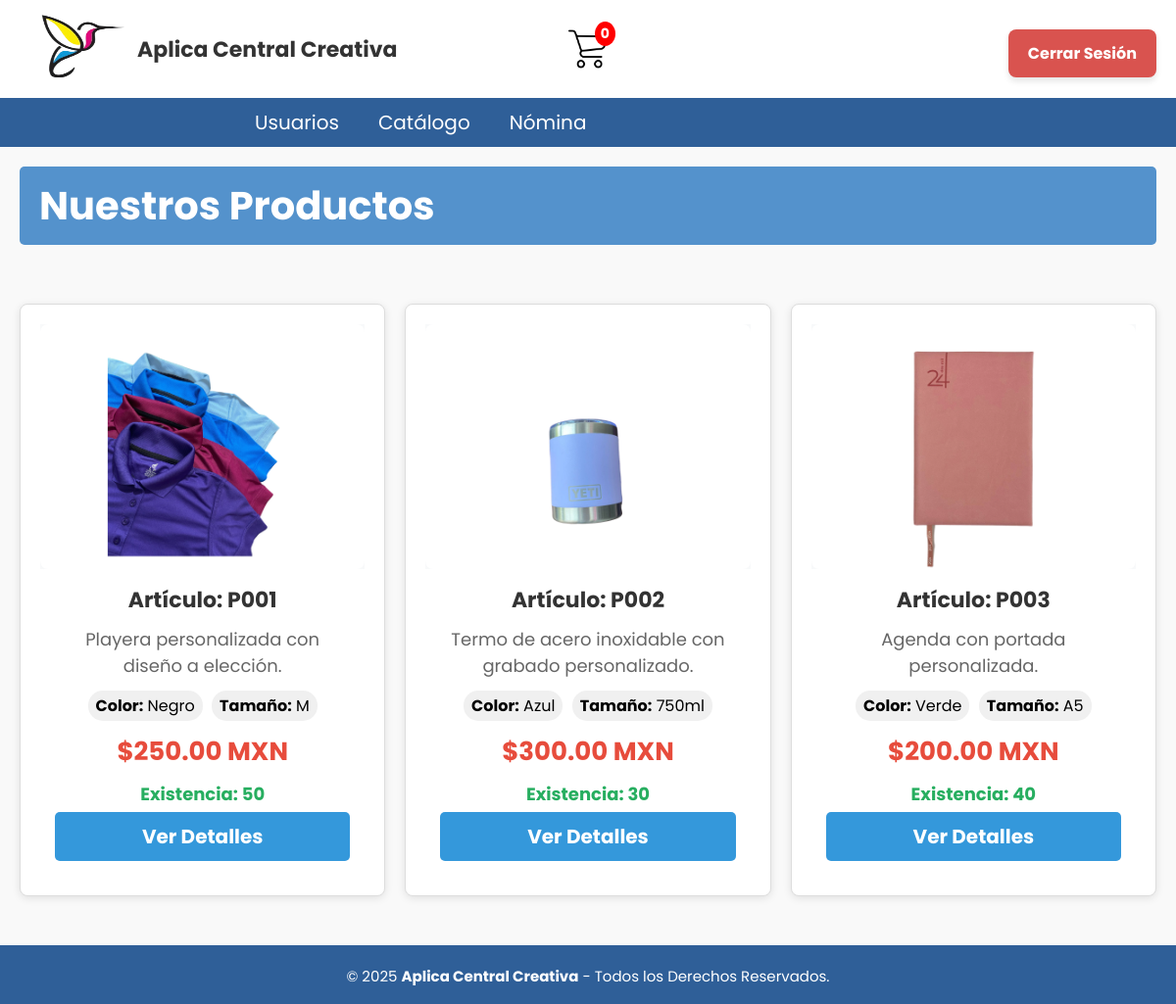
The app's page /Home/Home.php (signed in) with its own data.
### tables this page shows
CREATE TABLE articulos(
id_articulo VARCHAR(5) NOT NULL PRIMARY KEY UNIQUE,
descripcion TEXT NOT NULL,
id_detalle_articulo INT NOT NULL,
CONSTRAINT fk_deta_art FOREIGN KEY (id_detalle_articulo) REFERENCES detalle_articulos(id_detalle_articulo)
);

CREATE TABLE detalle_articulos(
id_detalle_articulo INT NOT NULL PRIMARY KEY AUTO_INCREMENT,
existencia INT NOT NULL,
costo DECIMAL(6,2) NOT NULL,
precio DECIMAL(6,2) NOT NULL,
id_proveedor INT NOT NULL,
estatus ENUM('Disponible','No Disponible','Descontinuado') DEFAULT 'Disponible',
CONSTRAINT fk_proveedor FOREIGN KEY (id_proveedor) REFERENCES usuario(id_usuario)
);

### Home/Home.php (the view, shortened to what this page needs)
<?php
include('../Nav/header.php');
?>
<!DOCTYPE html>
<html lang="es">
<head>
  <link rel="stylesheet" href="Home.css" />
</head>
<body>
<h1 class="titulo">Nuestros Productos</h1>
<div class="container">
  <div class="products-grid">
    <?php
    $sql = "SELECT DISTINCT
              a.id_articulo,
              a.descripcion,
              d.precio,
              d.existencia,
              d.estatus,
              d.id_detalle_articulo
            FROM articulos a
            INNER JOIN detalle_articulos d ON a.id_detalle_articulo = d.id_detalle_articulo
            WHERE d.estatus = 'Disponible'
            ORDER BY a.id_articulo";
    $resultado = $conn->query($sql);
    if ($resultado->num_rows > 0) {
        while ($row = $resultado->fetch_assoc()) {
            $sql_imagenes = "SELECT ac.valor
                            FROM articulo_completo ac
                            INNER JOIN atributos at ON ac.id_atributo = at.id_atributo
                            WHERE ac.id_articulo = ? AND at.nombre = 'Imagen'";
            $stmt = $conn->prepare($sql_imagenes);
            $stmt->bind_param("s", $row["id_articulo"]);
            $stmt->execute();
            $resultado_imagenes = $stmt->get_result();
            $imagenes = [];
            while ($img = $resultado_imagenes->fetch_assoc()) {
                $imagenes[] = $img['valor'];
            }
            $sql_atributos = "SELECT at.nombre, ac.valor
                             FROM articulo_completo ac
                             INNER JOIN atributos at ON ac.id_atributo = at.id_atributo
                             WHERE ac.id_articulo = ? AND at.nombre != 'Imagen'";
            $stmt_attr = $conn->prepare($sql_atributos);
            $stmt_attr->bind_param("s", $row["id_articulo"]);
            $stmt_attr->execute();
            $resultado_atributos = $stmt_attr->get_result();
            $atributos = [];
            while ($attr = $resultado_atributos->fetch_assoc()) {
                $atributos[$attr['nombre']] = $attr['valor'];
            }
            echo '<div class="product" data-product-id="' . $row["id_articulo"] . '">';
            echo '<div class="product-images">';
            if (!empty($imagenes)) {
                foreach ($imagenes as $index => $imagen) {
                    $activeClass = ($index === 0) ? ' active' : '';
                    echo '<img src="../Imagenes/' . htmlspecialchars($imagen) . '" alt="' . htmlspecialchars($row["descripcion"]) . '" class="product-img' . $activeClass . '">';
                }
            } else {
                echo '<img src="../Imagenes/no-image.png" alt="Sin imagen" class="product-img active">';
            }
            echo '</div>';
            echo '<div class="product-content">';
            echo '<h3>Artículo: ' . htmlspecialchars($row["id_articulo"]) . '</h3>';
            echo '<p>' . htmlspecialchars($row["descripcion"]) . '</p>';
            if (!empty($atributos)) {
                echo '<div class="product-attributes">';
                $contador = 0;
                foreach ($atributos as $nombre => $valor) {
                    if ($contador < 3) {
                        echo '<span class="attribute"><strong>' . htmlspecialchars($nombre) . ':</strong> ' . htmlspecialchars($valor) . '</span> ';
                        $contador++;
                    }
                }
                echo '</div>';
            }
            echo '<p class="price">$' . number_format($row["precio"], 2) . ' MXN</p>';
            echo '<p class="stock">Existencia: ' . $row["existencia"] . '</p>';
            echo '<a href="Detalle_articulo.php?id=' . $row["id_articulo"] . '" class="btn-ver-detalle">Ver Detalles</a>';
            echo '</div>';
            echo '</div>';
        }
    } else {
        echo '<div class="no-products">No hay productos disponibles en este momento.</div>';
    }
    ?>
  </div>
</div>
</body>
<?php
include ('../Nav/footer.php');
?>
</html>

### BD/ConexionBD.php (shortened to what this page needs)
<!DOCTYPE html>
<html lang="en">
<head>
</head>
<body>
</body>
</html>

### BD/ConexionBDB.php (shortened to what this page needs)
<!DOCTYPE html>
<html lang="en">
<head>
</head>
<body>
</body>
</html>

### Nav/header.php (shortened to what this page needs)
<?php
include('../BD/ConexionBD.php');
include('../BD/ConexionBDB.php');
$id_rol = $_SESSION['id_rol'];
$menus = [
    1 => [
        "Usuarios" => [
            "Ver Usuarios" => "../Usuarios/usuario.php",
            "Registrar Usuario" => "../Usuarios/Registro/Registro_Usuario.php"
        ],
        "Catálogo" => [
            "Incapacidades" => "../Incapacidad/incapacidades.php",
            "Registrar Incapacidad" => "../Incapacidad/Registro/Registro_Incapacidades.php"
        ],
        "Nómina" => [
            "Ver Nómina" => "../Carrito/carrito.php",
            "Registrar Nómina" => "../Nomina/Registro_N/Registro_Nomina.php"
        ]
    ],
    2 => [
        "Inicio" => "../Home\Home.php",
        "Mis datos" => [
            "Direcciones" => "../Perfil/Perfil.php",
           "Tarjetas" => "../Perfil/Formas_pago.php"
        ],
        "Carrito" => "../Carrito\carrito.php",
    ],
    3 => [
        "Tienda" => [
            "Ver Productos" => "../Catalogo/catalogo.php",
            "Promociones" => "../Catalogo/promociones.php"
        ],
        "Mis Compras" => [
            "Historial" => "../Cliente/historial_compras.php"
        ],
        "Carrito" => [
            "Ver Carrito" => "../Carrito/carrito.php"
        ],
        "Perfil" => [
            "Perfil" => "../Perfil/Perfil.php"
        ]
    ]
];
?>
<!DOCTYPE html>
<html lang="es">
<head>
    <link rel="stylesheet" href="../CSS/cabecera.css" type="text/css">
    <link rel="stylesheet" href="../CSS/menu.css" type="text/css">
    <link rel="stylesheet" href="../CSS/pie_pagina.css" type="text/css">
    <link rel="stylesheet" href="../CSS/tablas_boton.css" type="text/css">
    <link rel="stylesheet" href="../CSS/formularios.css" type="text/css">
    <link rel="stylesheet" href="../CSS/departamentos.css" type="text/css">
    <link rel="stylesheet" href="../CSS/cabecera2.css" type="text/css">
    <link rel="stylesheet" href="../CSS/Detalle_Producto.css" type="text/css">
    <link rel="stylesheet" href="../CSS/Carrito.css" type="text/css">
    <link rel="stylesheet" href="../CSS/direccion.css" type="text/css">
</head>
<body>
<header class="cabecera_p">
    <div class="cabecera">
        <div class="logo-nombre">
            <a href="../Home/Home.php">
                <img src="../Imagenes/acc_logo.png" class="img-logo" alt="Logo">
            </a>
            <h1 class="nom_sis">Aplica Central Creativa</h1>
        </div>
        <div class="centro-cabecera">
            <div class="carrito-icono">
            <a href="../Carrito\carrito.php">
                <img src="../Imagenes/carrito.png" alt="Carrito" class="carrito-img">
                <span id="contador-carrito">0</span>
            </a>
            </div>
        </div>
        <div class="logout-container">
            <form method="POST">
                <button type="submit" name="cerrar_sesion" class="btn_logout">Cerrar Sesión</button>
            </form>
        </div>
    </div>
    <div class="header">
        <ul class="nav">
            <?php
            if ($id_rol && isset($menus[$id_rol])) {
                foreach ($menus[$id_rol] as $nombre => $url) {
                    if (is_array($url)) {
                        echo "<li><a href='#'>$nombre</a><ul class='submenu'>";
                        echo "</ul></li>";
                    } else {
                        echo "<li><a href='$url'>$nombre</a></li>";
                    }
                }
            } else {
                echo "<li><a href='#'>Acceso Denegado</a></li>";
            }
            ?>
        </ul>
    </div>
</header>
</body>
</html>

### Nav/footer.php
<footer class="pie-pagina">
        <div class="grupo-2">
            <small>&copy; 2025 <b>Aplica Central Creativa</b> - Todos los Derechos Reservados.</small>
        </div>
    </footer>

### CSS/cabecera.css (style rules this page uses)
html { font-size: 20px; overflow-y: auto; font-family: 'Poppins', sans-serif; }
.cabecera { display: flex; justify-content: space-between; align-items: center; height: 100px; width: 100%; background-color: #ffffff; padding: 0 30px; position: relative; }
.logo-nombre { display: flex; align-items: center; gap: 10px; }
.img-logo { height: 90px; width: 100px; }
.nom_sis { font-size: 22px; font-weight: bold; color: #333; margin: 0; }
.centro-cabecera { position: absolute; left: 50%; transform: translateX(-50%); display: flex; align-items: center; gap: 20px; }
.carrito-icono { position: relative; cursor: pointer; }
.carrito-img { height: 24px; }
#contador-carrito { position: absolute; top: -8px; right: -10px; background: red; color: white; font-size: 12px; border-radius: 50%; padding: 2px 6px; }
.logout-container { margin-left: auto; }
.btn_logout { background-color: #ee22a0; color: white; border: none; padding: 6px 12px; border-radius: 5px; cursor: pointer; font-weight: bold; }

### CSS/menu.css (style rules this page uses)
* { padding: 0px; margin: 0px; }
.header { margin: auto; width: 100%; background-color: #2f5f98; }
ul, ol { list-style: none; }
.nav { display: flex; margin-left: 20%; }
.nav > li { position: relative; float: left; }
.nav li a { background-color: #2f5f98; color: #fff; text-decoration: none; padding: 10px 20px; display: block; }

### CSS/pie_pagina.css (style rules this page uses)
.container { flex: 1; }
.pie-pagina { width: 100%; margin-top: 30px; }
.pie-pagina .grupo-2 { background-color: #2f5f98; padding: 15px 10px; text-align: center; color: #fff; }
.pie-pagina .grupo-2 small { font-size: 15px; }

### CSS/tablas_boton.css (style rules this page uses)
.titulo { background-color: #5492cc; color: white; padding: 10px 20px; border: none; border-radius: 5px; cursor: pointer; font-family: 'Poppins', sans-serif; margin-left: 20px; margin-top: 20px; margin-right: 20px; }
a { text-decoration: underline; color: rgb(0, 0, 0); }

### CSS/formularios.css (style rules this page uses)
.titulo { background-color: #5492cc; color: white; padding: 10px 20px; border: none; border-radius: 5px; cursor: pointer; font-family: 'Poppins', sans-serif; margin-left: 20px; margin-top: 20px; margin-bottom: 20px; margin-right: 20px; }
* { font-family: 'Poppins', sans-serif; margin: 0; padding: 0; box-sizing: border-box; }

### CSS/departamentos.css (style rules this page uses)
a { text-decoration: underline; color: purple; }

### CSS/cabecera2.css (style rules this page uses)
* { padding: 0px; margin: 0px; }
.header { margin: auto; width: 100%; background-color: #2f5f98; }
ul, ol { list-style: none; }
.nav { display: flex; margin-left: 20%; }
.nav > li { position: relative; float: left; }
.nav li a { background-color: #2f5f98; color: #fff; text-decoration: none; padding: 10px 20px; display: block; }
h1, h2 { color: #000000; }
.logout-container { position: absolute; top: 30px; right: 20px; }
.btn_logout { background-color: #d9534f; color: white; border: none; padding: 12px 20px; font-size: 16px; font-weight: bold; cursor: pointer; border-radius: 8px; transition: all 0.3s ease; box-shadow: 0 4px 6px rgba(0, 0, 0, 0.1); margin-left: 10px; }

### CSS/Detalle_Producto.css (style rules this page uses)
.price { font-size: 24px; font-weight: bold; color: #28a745; margin: 10px 0; }

### CSS/Carrito.css (style rules this page uses)
body { font-family: Arial, sans-serif; margin: 20px; }
h1 { color: #444; }
img { width: 80px; height: auto; }

### CSS/direccion.css (style rules this page uses)
.container { display: flex; flex-wrap: wrap; gap: 20px; }

### Home/Home.css (style rules this page uses)
body { font-family: Arial, sans-serif; margin: 0; padding: 0; background-color: #f9f9f9; }
.container { max-width: 1200px; margin: auto; padding: 2rem; display: grid; grid-template-columns: repeat(auto-fit, minmax(280px, 1fr)); gap: 2rem; }
.product { background-color: white; border-radius: 8px; box-shadow: 0 2px 10px rgba(0, 0, 0, 0.1); padding: 1rem; text-align: center; transition: transform 0.2s; }
.product img { max-width: 100%; border-radius: 8px; height: 200px; object-fit: cover; }
.product h3 { margin: 1rem 0 0.5rem; }
.product p { color: #555; }
.price { font-weight: bold; color: #e91e63; margin: 0.5rem 0; }
.carrito-icono { position: relative; width: 40px; height: 40px; cursor: pointer; }
.carrito-img { width: 100%; height: 100%; object-fit: contain; }
#contador-carrito { position: absolute; top: -8px; right: -8px; background-color: red; color: white; border-radius: 50%; padding: 2px 6px; font-size: 14px; font-weight: bold; }

### records on screen
articulos: id_articulo "P001", descripcion "Playera personalizada con diseño a elección.", nombre "Color", valor "Negro", nombre "Tamaño", valor "M", id_detalle_articulo.precio "250.00", id_detalle_articulo.existencia "50"
articulos: id_articulo "P002", descripcion "Termo de acero inoxidable con grabado personalizado.", nombre "Color", valor "Azul", nombre "Tamaño", valor "750ml", id_detalle_articulo.precio "300.00", id_detalle_articulo.existencia "30"
articulos: id_articulo "P003", descripcion "Agenda con portada personalizada.", nombre "Color", valor "Verde", nombre "Tamaño", valor "A5", id_detalle_articulo.precio "200.00", id_detalle_articulo.existencia "40"

### other values on screen
$nombre "Usuarios"
$nombre "Catálogo"
$nombre "Nómina"
